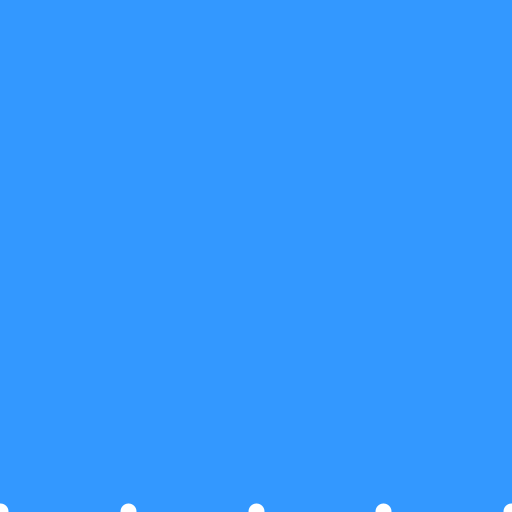
Frame 1 (no input)
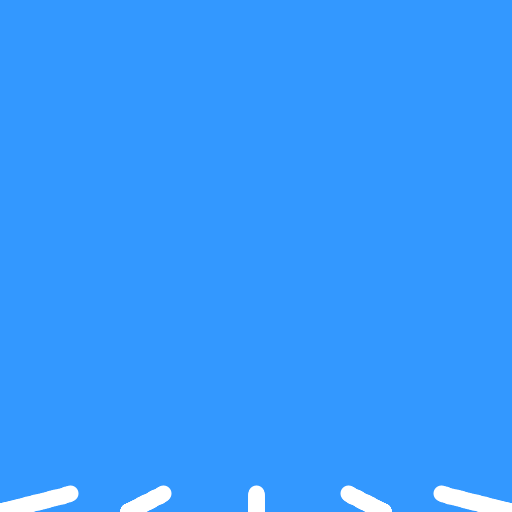
Frame 60 (the mouse pressed at the canvas centre just before this capture)
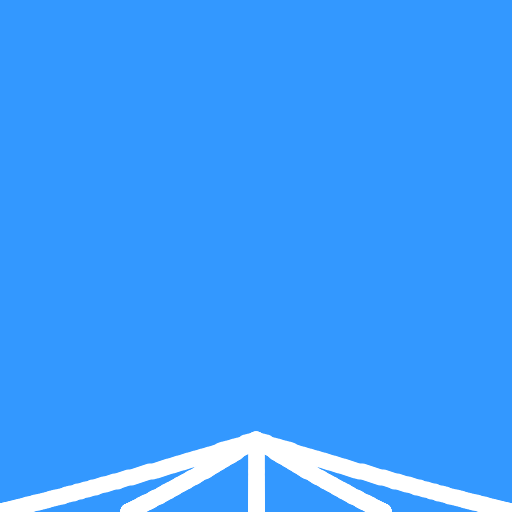
Frame 120 (the mouse held since frame 60 and released just before this capture)

The Processing sketch that drew these frames (run headless with seeded random() and noise(); from frame 60 on, the mouse is pressed at the canvas centre):

// Processing sketch: Sky
// ── Sky.pde
ArrayList<Air> aires = new ArrayList<Air>();
float size = 200;
boolean flag = false;

void setup() {
    size(512, 512);
    background(#3398ff);
    for(int i = 0; i < 5; i++)aires.add(new Air());
    for(int i = 0; i < 5; i++)aires.get(i).x = -width/2 + (i * width / 4);
    for(int i = 0; i < 5; i++)aires.get(i).y = height / 2;
    frameRate(1);
}

void draw() {
    if(flag)frameRate(60);
    if(frameCount > 3)flag = true;
    translate(width / 2, height / 2);
    stroke(255);
    strokeWeight(16);
    
    aires.get(0).x += 4 * sin(0.01 * frameCount);
    aires.get(1).x += 2 * sin(0.01 * frameCount);
    aires.get(3).x -= 2 * sin(0.01 * frameCount);
    aires.get(4).x -= 4 * sin(0.01 * frameCount);


    for(int i = 0; i < aires.size(); i++){
        //aires.get(i).x = size * sin(0.001 * frameCount);
        //aires.get(i).y = size * cos(0.001 * frameCount);
        aires.get(i).y -= 0.01 * frameCount;
        aires.get(i).display();
    }
}

class Air{
    float x, y;
    Air(){
        x = 0;
        y = 0;
    }
    void display(){
        point(x, y);
    }
}
